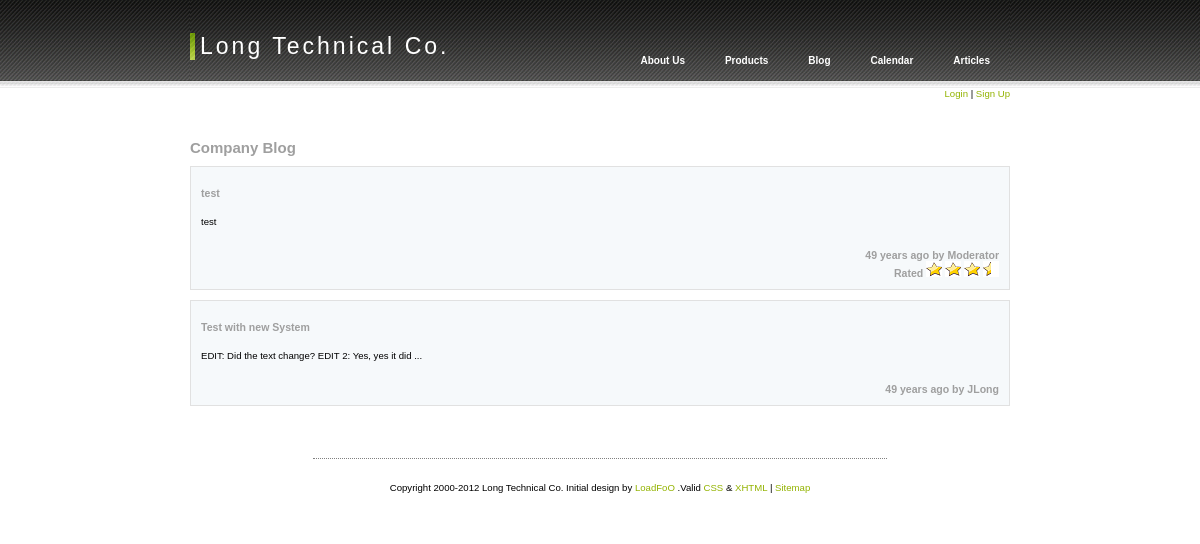
/blogs.php, run on the app's committed database.
### tables this page shows
CREATE TABLE IF NOT EXISTS `blogs` (
  `id` int(11) NOT NULL AUTO_INCREMENT,
  `created_date` timestamp NOT NULL DEFAULT CURRENT_TIMESTAMP,
  `author` varchar(256) NOT NULL,
  `title` varchar(512) NOT NULL,
  `content` text NOT NULL,
  PRIMARY KEY (`id`)
);

CREATE TABLE IF NOT EXISTS `users` (
  `id` int(11) NOT NULL AUTO_INCREMENT,
  `group_id` int(11) NOT NULL DEFAULT '0',
  `user` varchar(255) NOT NULL,
  `pass` varchar(64) NOT NULL,
  `salt` varchar(8) NOT NULL,
  PRIMARY KEY (`id`)
);

### blogs.php (called while the page is built)
<?php
include('./templates/config.inc.php');
include('./templates/blogs.php');
$page = new Page();
$page->SetTitle('Company Blog');
$blog = new Blogs('blogs');
$blog->RegisterActions(array('new','edit','update','save','del','comment','save_comment'));
$blog->RegisterTableFields(array('id','created_date','author','title','content'), 0, 2);
$blog->RegisterNewFields(array('author','title','content'));
$blog->RegisterEditFields(array('author','title','content'));
$comments = new Comments($blog->class_name, $blog->guid, 'Comment');
$page->AddWidget($blog);
$page->AddWidget($comments);
$page->Render($_GET);
?>

### templates/config.inc.php (called while the page is built, shortened)
<?php
require_once('Util.php');
require_once('Database.class.php');
require_once('Session.class.php');
require_once('User.class.php');
require_once('Processor.class.php');
require_once('Widget.class.php');
require_once('Page.class.php');
$db = new Database( PCP_DB_HOST, PCP_DB_USER, PCP_DB_PASS, PCP_DB_NAME );
$session = new Session();
$user = new User();
?>

### templates/Session.class.php (called while the page is built, shortened)
<?php
class Session implements iPersist {
  function Get($name) {
	return $_SESSION[$name];
  }
}
?>

### templates/Database.class.php (called while the page is built, shortened)
<?php
class Database {
  private $db = null;
  private $isOpen = false;
  private $db_host = '';
  private $db_user = '';
  private $db_pass = '';
  private $db_name = '';
  public function __construct( $host, $user, $pass, $db ) {
    $this->db_host = $host;
    $this->db_user = $user;
    $this->db_pass = $pass;
    $this->db_name = $db;
  }
  public function getHandle() {
    return $this->db;
  }
  function Open() {
    $this->db = mysqli_connect( $this->db_host, $this->db_user,
	                            $this->db_pass, $this->db_name );
	if ( !$this->db ) {
      die( 'Connect Error (' . mysqli_connect_errno() . ') ' .
	    mysqli_connect_error() );
	} else {
	  $this->isOpen = mysqli_select_db( $this->db, $this->db_name );
	}
	return $this->isOpen;
  }
  function IsOpen() {
    return $this->isOpen;
  }
  function Query( $query ) {
    $result = null;
    if( $this->isOpen ) {
      $result = mysqli_query( $this->db, $query );
    }
    return $result;
  }
}
?>

### templates/User.class.php (called while the page is built, shortened)
<?php
class User {
  function LoggedIn() {
    global $session;
    return $session->Get( 'logged_in' );
  }
  function GetPermissions() {
	$ret = null;
    return $ret;
  }
  function HasPermission($perm) {
    $ret = false;
	return $ret;
  }
  function GetGroupId() {
    global $session;
    return $session->Get( 'group_id' );
  }
  function GetUsernameFromId($id) {
    $ret = $this->GetUserInfo($id);
	if(is_array($ret)) {
	  return $ret[2];
	}
    return "Unknown";
  }
  function GetUserInfo( $user ) {
    global $db;
    if( isset( $user ) ) {
	  $usr = mysqli_real_escape_string( $db->getHandle(), $user );
	  $result = $db->Query( "SELECT * FROM users WHERE id='" . $usr . "'" );
	  $ret = mysqli_fetch_row( $result );
	  if($ret) {
	    return array_slice( $ret, 0, 3 );
	  }
	}
	return false;
  }
}
?>

### templates/Util.php (called while the page is built, shortened)
<?php
function ago($time) {
  $periods = array("second", "minute", "hour", "day", "week", "month", "year", "decade");
  $lengths = array("60","60","24","7","4.35","12","10");
  $now = time();
  $difference = $now - $time;
  for($j = 0; $difference >= $lengths[$j] && $j < count($lengths)-1; $j++) {
    $difference /= $lengths[$j];
  }
  $difference = round($difference);
  if($difference != 1) {
    $periods[$j].= "s";
  }
  return "$difference $periods[$j] ago ";
}
?>

### templates/blogs.php (the view, shortened to what this page needs)
<?php
include('comments.php');
class Blogs extends Widget {
  function FormatItem($assoc_array, $db_fields) {
    global $user;
	global $comments;
	$pretty_time = ago(date("M j, Y g:i a", strtotime($assoc_array[$db_fields[1]])));
    echo "  <div class=\"box\">
      <h2>" . $this->LinkToAction($user, 'show', $assoc_array[$db_fields[3]], array($this->order_by_field=>$assoc_array[$this->order_by_field])) . "</h2>
      <p>" . $assoc_array[$db_fields[4]] . "</p>
      <h2 class=\"right\">$pretty_time by " . $user->GetUsernameFromId($assoc_array[$db_fields[2]]) . "";
	echo $comments->GetAverageRating(Widget::getName(), $assoc_array[$db_fields[0]]);
    echo "</h2>\n  </div>\n\n";
  }
}
?>

### templates/Widget.class.php (shortened to what this page needs)
<?php
class Widget {
  public $class_name = 'Widget';
  public $action = null;
  public $db_fields = null;
  public $order_by_field = 'id';
  private $showDefault = 1;
  function __construct($class_name) {
    $this->class_name = $class_name;
	$this->guid = md5($class_name . uniqid(rand()));
	$this->guid = substr($this->guid, 0, 8);
    $this->action = new Processor();
  }
  function RegisterActions($action_array = null) {
	$this->action->Register('default', array($this, 'action_default'));
	$this->action->Register('show', array($this, 'action_show'));
	$this->action->Register('showall', array($this, 'action_showall'));
	if(is_array($action_array)) {
	  foreach($action_array as $action) {
	    $this->action->Register($action, array($this, 'action_' . $action));
	  }
	}
  }
  function RegisterTableFields($field_array, $order_by_field_index, $num_items) {
    $this->db_fields = $field_array;
	$this->order_by_field = $field_array[$order_by_field_index];
	$this->showDefault = $num_items;
  }
  public static function getName() {
    global $session;
    return $session->Get("pcp_class_name");
  }
  public static function getGuid() {
    global $session;
    return $session->Get("pcp_class_guid");
  }
  function Process($param = '') {
    global $user;
      if(isset($param['opt']) && ($this->class_name == "Login" || (isset($user) && $user->HasPermission($this->class_name . '_' . $param['opt'])))) {
	    Widget::setLastAction($param['opt']);
        $this->action->Action($param['opt'], $param);
	  } else {
	    $this->action->Action('default');
	  }
  }
  function LinkToAction($user, $action, $text, $params = '') {
    $ret = "";
	$cn = Widget::getName();
	$guid = Widget::getGuid();
	if($user->HasPermission($cn . '_' . $action)) {
      if(isset($params) && is_array($params)) {
	    $ret = "<a href=\"" . $cn . ".php?w=" . $guid . "&amp;opt=" . $action;
	    foreach($params as $k => $v) {
	      $ret .= "&amp;" . $k . "=" . $v;
	    }
	    $ret .= "\">$text</a>";
	  } else {
	    $ret = "<a href=\"" . $cn . ".php?w=" . $guid . "&amp;opt=" . $action . "\">$text</a>";
	  }
	} else {
	  $ret = $text;
	}
	return $ret;
  }
  public static function HardLinkToAction($class_name, $action, $text, $params = '') {
    $ret = "";
      if(isset($params) && is_array($params)) {
	    $ret = "<a href=\"" . $class_name . ".php?opt=$action";
	    foreach($params as $k => $v) {
	      $ret .= "&amp;$k=$v";
	    }
	    $ret .= "\">$text</a>";
	  } else {
	    $ret = "<a href=\"$class_name.php?opt=$action\">$text</a>";
	  }
	return $ret;
  }
  function BuildAddShowLinks(&$user, $opt = '') {
	$buf = "  <div class=\"clear\"></div><div class=\"right\">";
	$buf .= "  </div>\n";
	echo $buf;
  }
  function action_default($param = '') {
    global $db;
	global $user;
	$cn = Widget::getName();
	if($param['opt']=='show') {
	  $results = $db->Query( 'SELECT * FROM ' . $cn . ' WHERE ' .
	    $this->order_by_field . '=' . $param[$this->order_by_field] );
	  if($results) {
	    $row = mysqli_fetch_array($results);
	    $this->FormatItem($row, $this->db_fields);
	  }
	} else {
	  if($param['opt']=='showall') {
	    $results = $db->Query( 'SELECT * FROM ' . $cn .
		  ' ORDER BY ' . $this->order_by_field . ' DESC' );
	  }
	  else {
        $results = $db->Query( 'SELECT * FROM ' . $cn .
		  ' ORDER BY ' . $this->order_by_field .
		  ' DESC LIMIT ' . $this->showDefault );
	  }
	  if($results) {
        while ( $row = mysqli_fetch_assoc($results)) {
          $this->FormatItem($row, $this->db_fields);
        }
	  }
	}
	if($param['opt']!='show') {
	  $this->BuildAddShowLinks($user, $param['opt']);
	}
  }
}
?>

### templates/Page.class.php (shortened to what this page needs)
<?php
require_once('header.php');
require_once('footer.php');
class Page {
  private $widgets = null;
  function __construct() {
    $this->widgets = array();
  }
  function AddWidget(&$widget_obj) {
	array_push($this->widgets, $widget_obj);
  }
  function Render($param = '') {
	DrawSiteHeader();
	foreach($this->widgets as $i=>$w) {
      $this->widgets[$i]->Process($param);
	}
  }
}
?>

### templates/comments.php (shortened to what this page needs)
<?php
class Comments extends Widget {
  function __construct($class_name, $guid, $alias) {
    $this->action = new Processor();
  }
  function GetAverageRating($from, $id) {
      global $db;
	  $ret = "";
	  $cResults = $db->Query( "SELECT * FROM comments WHERE comment_of='" . $from . '_' . $id . "'");
	  $avg_rating = 0;
	  $num_comments = 0;
	  if($cResults) {
        while(($row = mysqli_fetch_row( $cResults )) != null) {
          $avg_rating += $row[4];
		  $num_comments++;
	    }
	    if($num_comments > 0) {
	      $avg_rating = $avg_rating / $num_comments;
	    }
	    if($avg_rating != 0) {
          $ret .= "<br/><span class=\"right\">Rated ";
          while($avg_rating > 1) {
            $ret .= "  <img src=\"images/star.png\" alt=\"star\" />";
            $avg_rating--;
	      }
          if($avg_rating >= 1) {
            $ret .= "  <img src=\"images/star.png\" alt=\"half star\" />";
          } else if($avg_rating >= 0.5) {
            $ret .= "  <img src=\"images/half_star.png\" alt=\"half star\" />";
          }
          $ret .= "</span>";
	    }
	  }
	  return $ret;
  }
}
?>

### css/style.css (style rules this page uses)
body { margin: 0px; background: url(../images/top_bg.gif); background-repeat: repeat-x; font-family: Verdana, Arial, sans-serif; font-size: .6em; }
p { line-height: 17px; margin: 11px 0 10px 0; padding: 0px; }
h2 { color: #9f9f9f; margin:0px; padding:0px; font-size: 15px; }
a { color: #93B300; text-decoration: none; }
#content h2 { margin: 0; padding: 10px 0 10px 0; }
.box { background: #F6F9FB; border: 1px solid #E1E1E1; padding: 10px 10px 0px 10px; margin: 0px 0 10px 0; }
.box h2 { font-size: 1.1em; margin: 0px 0 0px 0; padding:0px 0 5px 0; }
.box p { margin: 5px 0 10px 0; line-height: 15px; }
.clear { display: block; clear: both; width: 100%; height:1px; overflow:hidden; }
.right { text-align: right; }

### data on the page
blogs: title "test", content "test", created_date "49 years ago", author.user "Moderator", shows "Rated"
blogs: title "Test with new System", content "EDIT: Did the text change? EDIT 2: Yes, yes it did ...", created_date "49 years ago", author.user "JLong"

### other printed values
PCP_SITE_NAME "Long Technical Co."
$text "Sign Up"
PCP_PAGE_TITLE "Company Blog"
